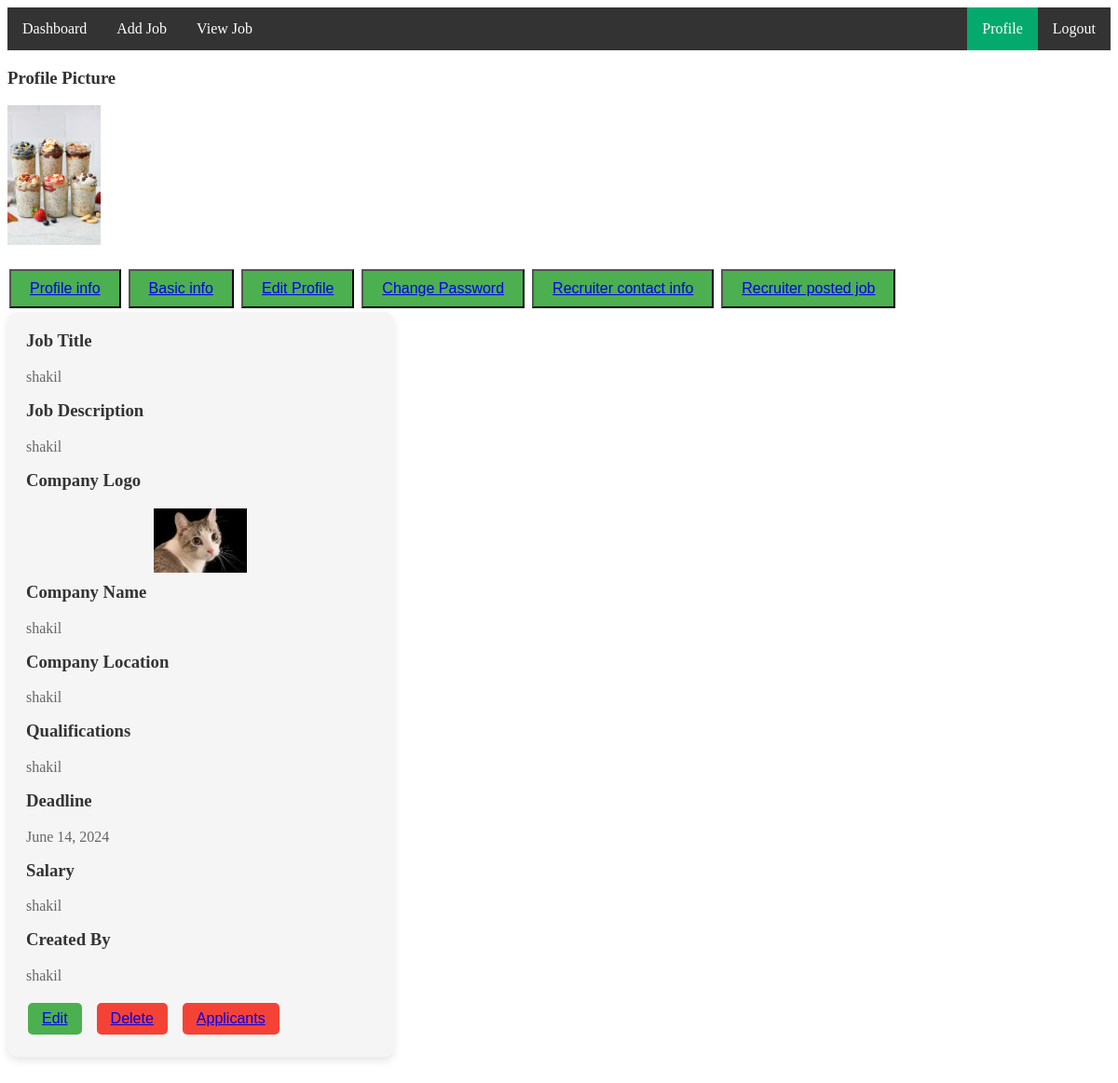
/specificjobpost/ (signed in), run on an earlier commit of the app's database.
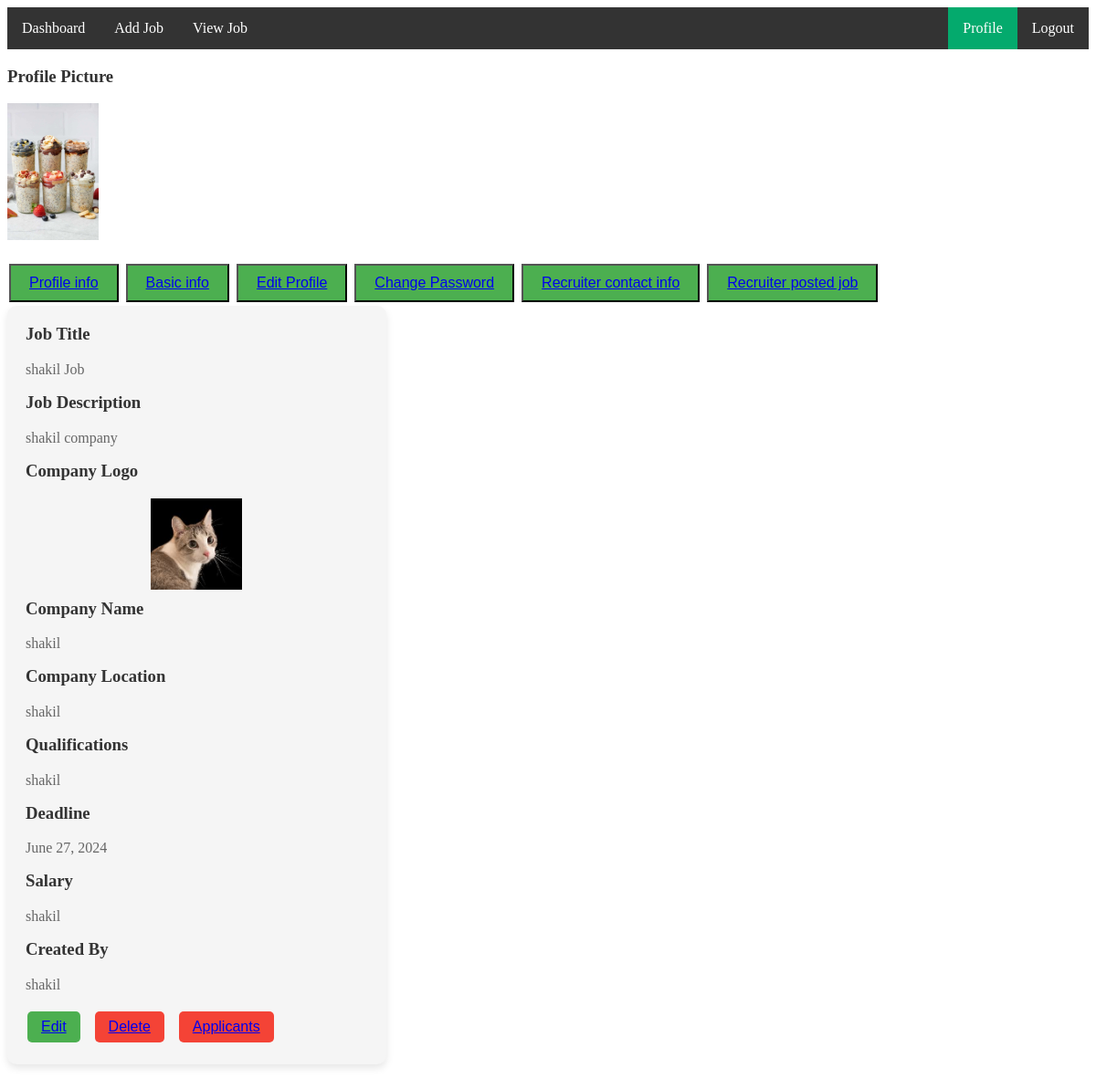
And on a later commit of the database.
### jobApp/models.py (models this page shows, shortened)
class JobModel(models.Model):
    job_title=models.CharField(max_length=100)
    company_description=models.TextField()
    company_logo=models.ImageField(upload_to='media/company_logo')
    company_name=models.CharField(max_length=100)
    company_location=models.TextField()
    qualifications=models.CharField(max_length=100)
    deadline=models.DateField()
    salary=models.CharField(max_length=100)
    created_by=models.ForeignKey(CustomUserModel,on_delete=models.CASCADE)

class CustomUserModel(AbstractUser):
    USER_TYPE={
        ('seeker','Job Seeker'),
        ('recruiter','Job Recruiter'),
    }
    user_type=models.CharField(choices=USER_TYPE,max_length=100)
    city=models.CharField(max_length=100)
    GENDER={
        ('male','Male'),
        ('female','Female'),
        ('others','Others'),
    }
    gender=models.CharField(choices=GENDER,max_length=100)
    profile_picture=models.ImageField(upload_to='media/profile_picture')
    father_name=models.CharField(max_length=100)
    mother_name=models.CharField(max_length=100)
    hobby=models.CharField(max_length=100)
    def __str__(self):
        return self.username

### jobProject/views.py (the view)
# urls.py: path('specificjobpost/',specificjobpost,name='specificjobpost'),
@login_required
def specificjobpost(request):
    current_user=request.user
    if current_user.user_type == "recruiter":
        jobs = JobModel.objects.filter(created_by=current_user)
        jobDict={
            'jobs':jobs
        }
    return render(request,'profile/specificjobpost.html',jobDict)

### templates/profile/specificjobpost.html (shortened to what this page needs)
{% extends 'profile/baseprofile.html' %}
{% block proinfo %}
<div class="job-cards">
  {% for i in jobs %}
  <div class="job-card">
    <h3>Job Title</h3>
    <p>{{i.job_title}}</p>
    <h3>Job Description</h3>
    <p>{{i.company_description}}</p>
    <h3>Company Logo</h3>
    <img src="/{{i.company_logo}}" width="100px" alt="">
    <h3>Company Name</h3>
    <p>{{i.company_name}}</p>
    <h3>Company Location</h3>
    <p>{{i.company_location}}</p>
    <h3>Qualifications</h3>
    <p>{{i.qualifications}}</p>
    <h3>Deadline</h3>
    <p>{{i.deadline}}</p>
    <h3>Salary</h3>
    <p>{{i.salary}}</p>
    <h3>Created By</h3>
    <p>{{i.created_by}}</p>
    <div class="buttons">
        {% if user.user_type == 'recruiter' and user == i.created_by %}
        <button class="edit-btn"><a href="{% url 'editjob' i.id %}">Edit</a></button>
      <button class="delete-btn"><a href="{% url 'deletejob' i.id %}">Delete</a></button>
      <button class="delete-btn"><a href="{% url 'applicants' i.id %}">Applicants</a></button>
      {% endif %}
    </div>
  </div>
  {% endfor %}
</div>
{% endblock proinfo %}

What changed in the data, as far as the page shows it:
changed JobModel "shakil": job_title "shakil" → "shakil Job"; company_description "shakil" → "shakil company"; company_logo: a different picture; deadline "June 14, 2024" → "June 27, 2024"
